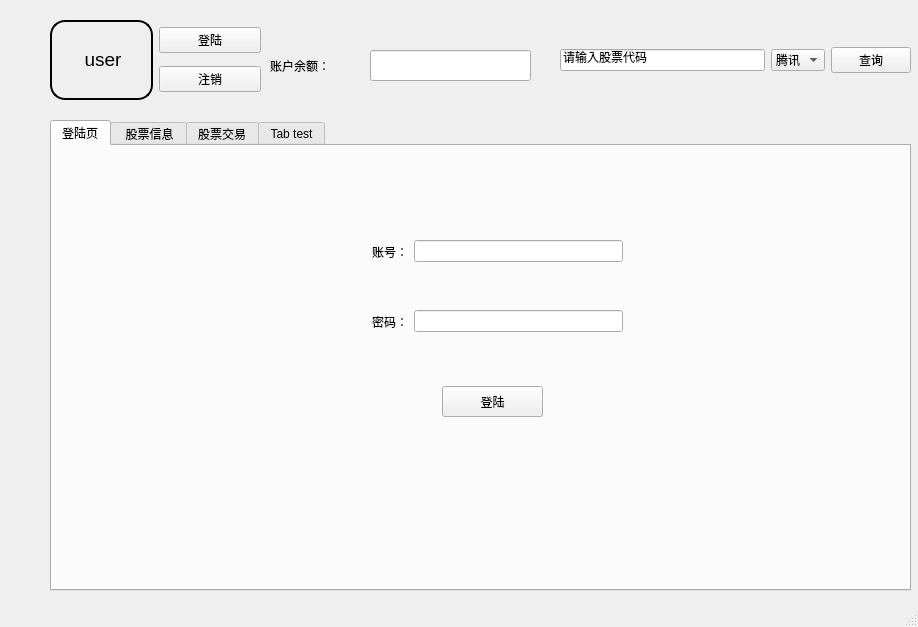
<?xml version="1.0" encoding="UTF-8"?>
<ui version="4.0">
 <class>MainWindow</class>
 <widget class="QMainWindow" name="MainWindow">
  <property name="geometry">
   <rect>
    <x>0</x>
    <y>0</y>
    <width>918</width>
    <height>627</height>
   </rect>
  </property>
  <property name="windowTitle">
   <string>MainWindow</string>
  </property>
  <widget class="QWidget" name="centralwidget">
   <widget class="QWidget" name="widget" native="true">
    <property name="geometry">
     <rect>
      <x>40</x>
      <y>10</y>
      <width>891</width>
      <height>601</height>
     </rect>
    </property>
    <property name="styleSheet">
     <string notr="true">background-image: url(:/images/background);</string>
    </property>
    <widget class="QTabWidget" name="tabWidget">
     <property name="geometry">
      <rect>
       <x>10</x>
       <y>110</y>
       <width>861</width>
       <height>471</height>
      </rect>
     </property>
     <property name="styleSheet">
      <string notr="true">font: 10pt &quot;微软雅黑&quot;;</string>
     </property>
     <property name="currentIndex">
      <number>0</number>
     </property>
     <widget class="QWidget" name="tab_login">
      <attribute name="title">
       <string>登陆页</string>
      </attribute>
      <widget class="QWidget" name="horizontalLayoutWidget_3">
       <property name="geometry">
        <rect>
         <x>320</x>
         <y>90</y>
         <width>251</width>
         <height>31</height>
        </rect>
       </property>
       <layout class="QHBoxLayout" name="horizontalLayout_3">
        <item>
         <widget class="QLabel" name="accountnumbetlabel">
          <property name="styleSheet">
           <string notr="true">font: 14pt &quot;04b_21&quot;;</string>
          </property>
          <property name="text">
           <string>账号：</string>
          </property>
         </widget>
        </item>
        <item>
         <widget class="QLineEdit" name="accountnumberline"/>
        </item>
       </layout>
      </widget>
      <widget class="QWidget" name="horizontalLayoutWidget_4">
       <property name="geometry">
        <rect>
         <x>320</x>
         <y>160</y>
         <width>251</width>
         <height>31</height>
        </rect>
       </property>
       <layout class="QHBoxLayout" name="horizontalLayout_4">
        <item>
         <widget class="QLabel" name="passwordlabel">
          <property name="styleSheet">
           <string notr="true">font: 14pt &quot;04b_21&quot;;</string>
          </property>
          <property name="text">
           <string>密码：</string>
          </property>
         </widget>
        </item>
        <item>
         <widget class="QLineEdit" name="passwordline"/>
        </item>
       </layout>
      </widget>
      <widget class="QPushButton" name="loginbutton_2">
       <property name="geometry">
        <rect>
         <x>390</x>
         <y>240</y>
         <width>101</width>
         <height>31</height>
        </rect>
       </property>
       <property name="styleSheet">
        <string notr="true">font: 14pt &quot;04b_21&quot;;</string>
       </property>
       <property name="text">
        <string>登陆</string>
       </property>
      </widget>
     </widget>
     <widget class="QWidget" name="tab_stocks">
      <attribute name="title">
       <string> 股票信息</string>
      </attribute>
      <widget class="QTableWidget" name="tableWidget">
       <property name="geometry">
        <rect>
         <x>10</x>
         <y>10</y>
         <width>831</width>
         <height>411</height>
        </rect>
       </property>
       <column>
        <property name="text">
         <string>股票名称</string>
        </property>
       </column>
       <column>
        <property name="text">
         <string>股票代码</string>
        </property>
       </column>
       <column>
        <property name="text">
         <string>当前价格</string>
        </property>
       </column>
       <column>
        <property name="text">
         <string>开盘价</string>
        </property>
       </column>
       <column>
        <property name="text">
         <string>昨日收盘价</string>
        </property>
       </column>
       <column>
        <property name="text">
         <string>上次刷新时间</string>
        </property>
       </column>
       <column>
        <property name="text">
         <string>持股数</string>
        </property>
       </column>
       <column>
        <property name="text">
         <string>买入价格</string>
        </property>
       </column>
       <column>
        <property name="text">
         <string>总金额</string>
        </property>
       </column>
      </widget>
     </widget>
     <widget class="QWidget" name="tab_trade">
      <attribute name="title">
       <string>股票交易</string>
      </attribute>
      <widget class="QGroupBox" name="informationbox">
       <property name="geometry">
        <rect>
         <x>10</x>
         <y>20</y>
         <width>581</width>
         <height>381</height>
        </rect>
       </property>
       <property name="title">
        <string>       股票信息</string>
       </property>
       <widget class="QPushButton" name="informationbutton">
        <property name="geometry">
         <rect>
          <x>430</x>
          <y>340</y>
          <width>101</width>
          <height>23</height>
         </rect>
        </property>
        <property name="text">
         <string>个人股票信息</string>
        </property>
       </widget>
       <widget class="QWidget" name="layoutWidget">
        <property name="geometry">
         <rect>
          <x>30</x>
          <y>30</y>
          <width>501</width>
          <height>291</height>
         </rect>
        </property>
        <layout class="QVBoxLayout" name="verticalLayout_7">
         <item>
          <layout class="QHBoxLayout" name="horizontalLayout_5">
           <item>
            <widget class="QLabel" name="sharename">
             <property name="text">
              <string>&lt;html&gt;&lt;head/&gt;&lt;body&gt;&lt;p&gt;&lt;span style=&quot; font-size:11pt;&quot;&gt;股票名称：&lt;/span&gt;&lt;/p&gt;&lt;/body&gt;&lt;/html&gt;</string>
             </property>
            </widget>
           </item>
           <item>
            <widget class="QLineEdit" name="sharenameline"/>
           </item>
          </layout>
         </item>
         <item>
          <layout class="QHBoxLayout" name="horizontalLayout_7">
           <item>
            <widget class="QLabel" name="sharenumber">
             <property name="text">
              <string>&lt;html&gt;&lt;head/&gt;&lt;body&gt;&lt;p&gt;&lt;span style=&quot; font-size:11pt;&quot;&gt;股票代码：&lt;/span&gt;&lt;/p&gt;&lt;/body&gt;&lt;/html&gt;</string>
             </property>
            </widget>
           </item>
           <item>
            <widget class="QLineEdit" name="sharenumberline"/>
           </item>
          </layout>
         </item>
         <item>
          <layout class="QHBoxLayout" name="horizontalLayout_10">
           <item>
            <widget class="QLabel" name="shareprice">
             <property name="text">
              <string>&lt;html&gt;&lt;head/&gt;&lt;body&gt;&lt;p&gt;&lt;span style=&quot; font-size:11pt;&quot;&gt;股票单价：&lt;/span&gt;&lt;/p&gt;&lt;/body&gt;&lt;/html&gt;</string>
             </property>
            </widget>
           </item>
           <item>
            <widget class="QLineEdit" name="sharepriceline"/>
           </item>
          </layout>
         </item>
         <item>
          <layout class="QHBoxLayout" name="horizontalLayout_9">
           <item>
            <widget class="QLabel" name="shareholding">
             <property name="text">
              <string>&lt;html&gt;&lt;head/&gt;&lt;body&gt;&lt;p&gt;&lt;span style=&quot; font-size:11pt;&quot;&gt;持股数量：&lt;/span&gt;&lt;/p&gt;&lt;/body&gt;&lt;/html&gt;</string>
             </property>
            </widget>
           </item>
           <item>
            <widget class="QLineEdit" name="shareholdingline"/>
           </item>
          </layout>
         </item>
         <item>
          <layout class="QHBoxLayout" name="horizontalLayout_11">
           <item>
            <widget class="QLabel" name="increase">
             <property name="minimumSize">
              <size>
               <width>71</width>
               <height>0</height>
              </size>
             </property>
             <property name="text">
              <string>&lt;html&gt;&lt;head/&gt;&lt;body&gt;&lt;p align=&quot;center&quot;&gt;&lt;span style=&quot; font-size:11pt;&quot;&gt;涨幅：&lt;/span&gt;&lt;/p&gt;&lt;/body&gt;&lt;/html&gt;</string>
             </property>
            </widget>
           </item>
           <item>
            <widget class="QLineEdit" name="increaseline">
             <property name="minimumSize">
              <size>
               <width>418</width>
               <height>0</height>
              </size>
             </property>
             <property name="maximumSize">
              <size>
               <width>418</width>
               <height>16777215</height>
              </size>
             </property>
            </widget>
           </item>
          </layout>
         </item>
         <item>
          <layout class="QHBoxLayout" name="horizontalLayout_8">
           <item>
            <widget class="QLabel" name="datatime">
             <property name="text">
              <string>&lt;html&gt;&lt;head/&gt;&lt;body&gt;&lt;p&gt;&lt;span style=&quot; font-size:11pt;&quot;&gt;数据时间：&lt;/span&gt;&lt;/p&gt;&lt;/body&gt;&lt;/html&gt;</string>
             </property>
            </widget>
           </item>
           <item>
            <widget class="QLineEdit" name="datatimeline"/>
           </item>
          </layout>
         </item>
        </layout>
       </widget>
       <zorder>layoutWidget</zorder>
       <zorder>informationbutton</zorder>
      </widget>
      <widget class="QGroupBox" name="tradebox">
       <property name="geometry">
        <rect>
         <x>620</x>
         <y>160</y>
         <width>191</width>
         <height>121</height>
        </rect>
       </property>
       <property name="styleSheet">
        <string notr="true">font: 10pt &quot;微软雅黑&quot;;</string>
       </property>
       <property name="title">
        <string> 交易</string>
       </property>
       <widget class="QWidget" name="layoutWidget">
        <property name="geometry">
         <rect>
          <x>20</x>
          <y>20</y>
          <width>141</width>
          <height>26</height>
         </rect>
        </property>
        <layout class="QHBoxLayout" name="horizontalLayout_13">
         <item>
          <widget class="QSpinBox" name="numberbox">
           <property name="font">
            <font>
             <family>微软雅黑</family>
             <pointsize>10</pointsize>
             <weight>50</weight>
             <italic>false</italic>
             <bold>false</bold>
            </font>
           </property>
           <property name="mouseTracking">
            <bool>false</bool>
           </property>
           <property name="value">
            <number>10</number>
           </property>
          </widget>
         </item>
         <item>
          <widget class="QLabel" name="numberline">
           <property name="maximumSize">
            <size>
             <width>21</width>
             <height>16777215</height>
            </size>
           </property>
           <property name="text">
            <string>&lt;html&gt;&lt;head/&gt;&lt;body&gt;&lt;p&gt;&lt;span style=&quot; font-size:11pt;&quot;&gt;股&lt;/span&gt;&lt;/p&gt;&lt;/body&gt;&lt;/html&gt;</string>
           </property>
          </widget>
         </item>
        </layout>
       </widget>
       <widget class="QWidget" name="layoutWidget">
        <property name="geometry">
         <rect>
          <x>20</x>
          <y>70</y>
          <width>158</width>
          <height>29</height>
         </rect>
        </property>
        <layout class="QHBoxLayout" name="horizontalLayout_15">
         <item>
          <widget class="QPushButton" name="buybutton">
           <property name="text">
            <string>买入</string>
           </property>
          </widget>
         </item>
         <item>
          <widget class="QPushButton" name="sellbutton">
           <property name="text">
            <string>卖出</string>
           </property>
          </widget>
         </item>
        </layout>
       </widget>
      </widget>
     </widget>
     <widget class="QWidget" name="tab_test">
      <attribute name="title">
       <string>Tab test</string>
      </attribute>
     </widget>
    </widget>
    <widget class="QWidget" name="horizontalLayoutWidget">
     <property name="geometry">
      <rect>
       <x>520</x>
       <y>10</y>
       <width>351</width>
       <height>81</height>
      </rect>
     </property>
     <layout class="QHBoxLayout" name="horizontalLayout">
      <item>
       <widget class="QLineEdit" name="sharesnumber">
        <property name="styleSheet">
         <string notr="true">font: 10pt &quot;微软雅黑&quot;;</string>
        </property>
        <property name="text">
         <string>请输入股票代码</string>
        </property>
       </widget>
      </item>
      <item>
       <layout class="QVBoxLayout" name="verticalLayout">
        <item>
         <widget class="QComboBox" name="selectbutton">
          <property name="styleSheet">
           <string notr="true">font: 10pt &quot;微软雅黑&quot;;</string>
          </property>
          <item>
           <property name="text">
            <string>腾讯</string>
           </property>
          </item>
          <item>
           <property name="text">
            <string>新浪</string>
           </property>
          </item>
         </widget>
        </item>
       </layout>
      </item>
      <item>
       <widget class="QPushButton" name="searcherbutton">
        <property name="styleSheet">
         <string notr="true">font: 10pt &quot;微软雅黑&quot;;</string>
        </property>
        <property name="text">
         <string>查询</string>
        </property>
       </widget>
      </item>
     </layout>
    </widget>
    <widget class="QWidget" name="horizontalLayoutWidget_2">
     <property name="geometry">
      <rect>
       <x>10</x>
       <y>10</y>
       <width>211</width>
       <height>80</height>
      </rect>
     </property>
     <layout class="QHBoxLayout" name="horizontalLayout_2">
      <item>
       <widget class="QLabel" name="username">
        <property name="styleSheet">
         <string notr="true">QLabel{
     border-width: 2px;
     border-style: solid;
     border-color: rgb(0, 0,0);
	 border-radius:15px;
	 font: 10pt &quot;微软雅黑&quot;;
}</string>
        </property>
        <property name="text">
         <string>&lt;html&gt;&lt;head/&gt;&lt;body&gt;&lt;p align=&quot;center&quot;&gt;&lt;span style=&quot; font-size:14pt;&quot;&gt;user&lt;/span&gt;&lt;/p&gt;&lt;/body&gt;&lt;/html&gt;</string>
        </property>
       </widget>
      </item>
      <item>
       <layout class="QVBoxLayout" name="verticalLayout_2">
        <item>
         <widget class="QPushButton" name="selectlogin">
          <property name="styleSheet">
           <string notr="true">font: 10pt &quot;微软雅黑&quot;;</string>
          </property>
          <property name="text">
           <string>登陆</string>
          </property>
         </widget>
        </item>
        <item>
         <widget class="QPushButton" name="reloginbutton">
          <property name="styleSheet">
           <string notr="true">font: 10pt &quot;微软雅黑&quot;;</string>
          </property>
          <property name="text">
           <string>注销</string>
          </property>
         </widget>
        </item>
       </layout>
      </item>
     </layout>
    </widget>
    <widget class="QLineEdit" name="remainderline">
     <property name="geometry">
      <rect>
       <x>330</x>
       <y>40</y>
       <width>161</width>
       <height>31</height>
      </rect>
     </property>
    </widget>
    <widget class="QLabel" name="remainderlabel">
     <property name="geometry">
      <rect>
       <x>230</x>
       <y>40</y>
       <width>101</width>
       <height>31</height>
      </rect>
     </property>
     <property name="styleSheet">
      <string notr="true">font: 14pt &quot;04b_21&quot;;</string>
     </property>
     <property name="text">
      <string>账户余额：</string>
     </property>
    </widget>
   </widget>
  </widget>
  <widget class="QStatusBar" name="statusbar"/>
 </widget>
 <resources/>
 <connections/>
</ui>
